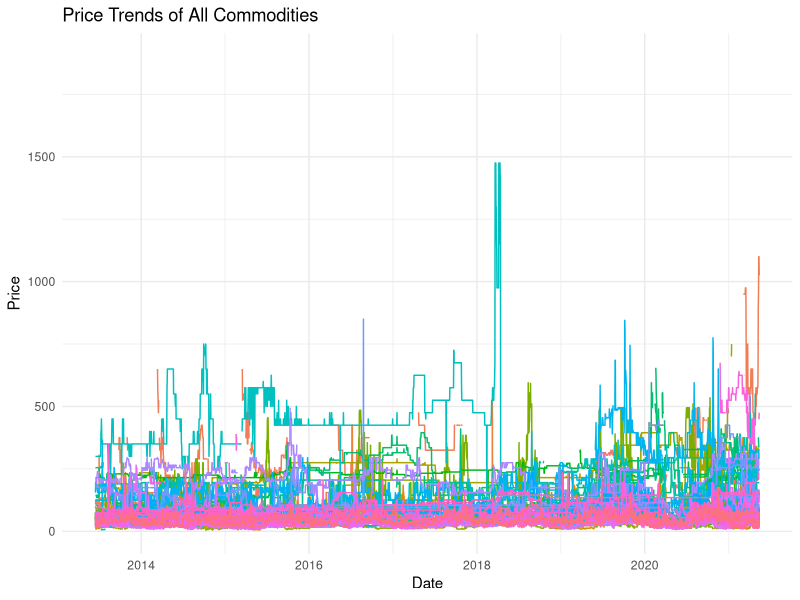
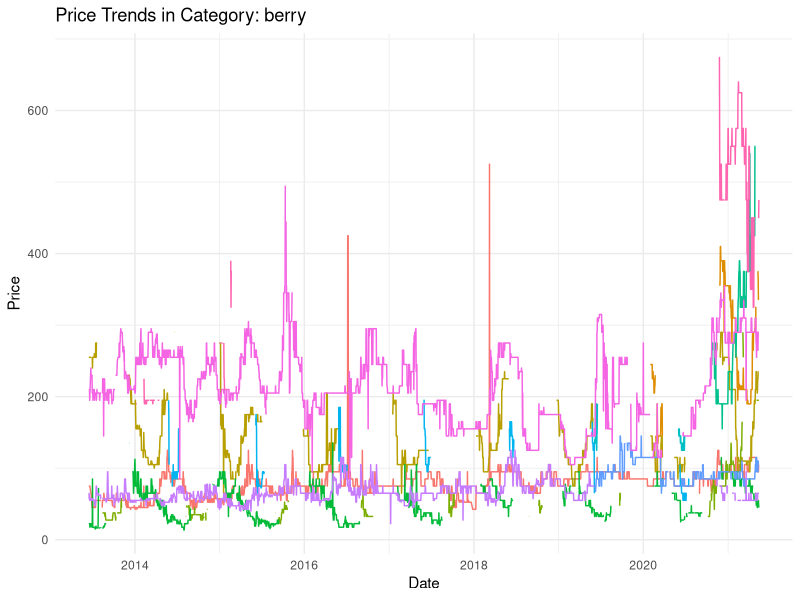
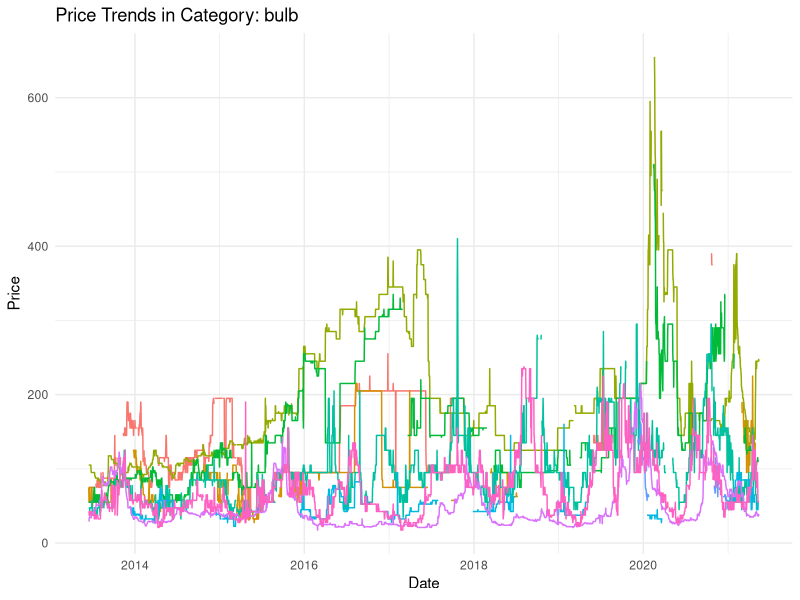
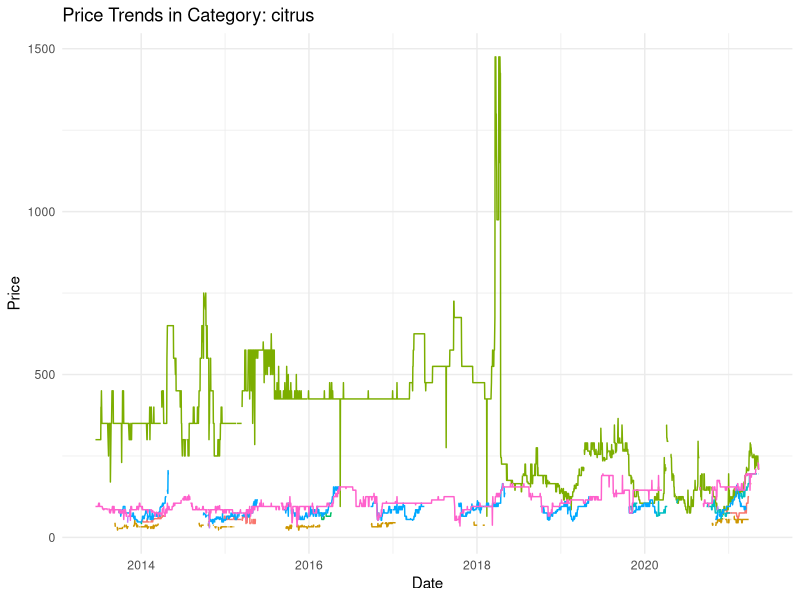
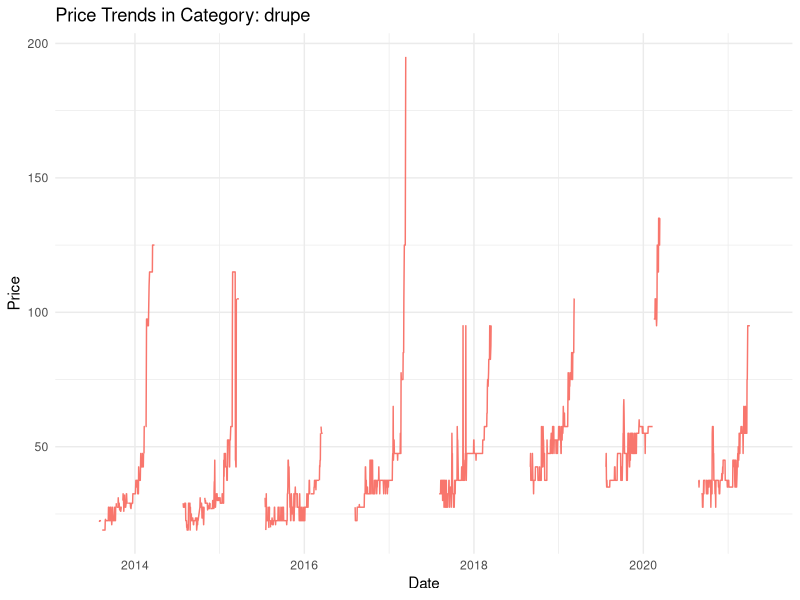
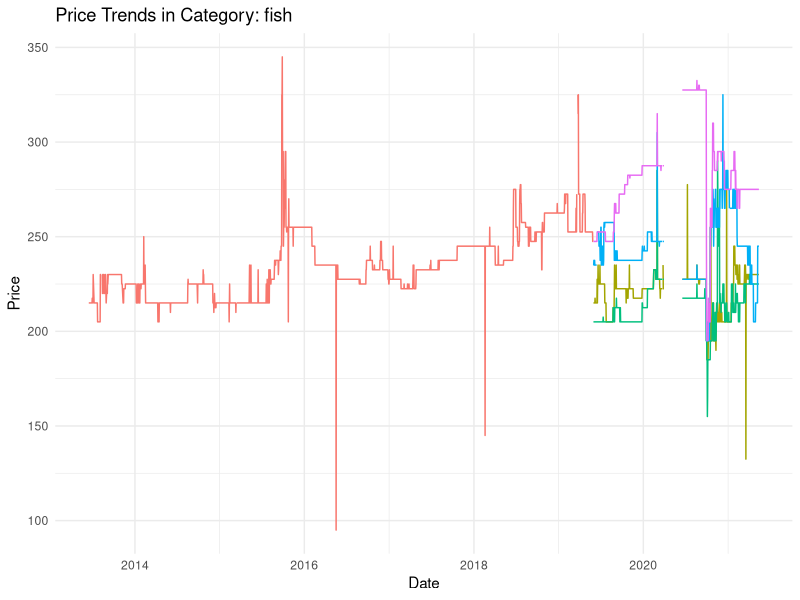
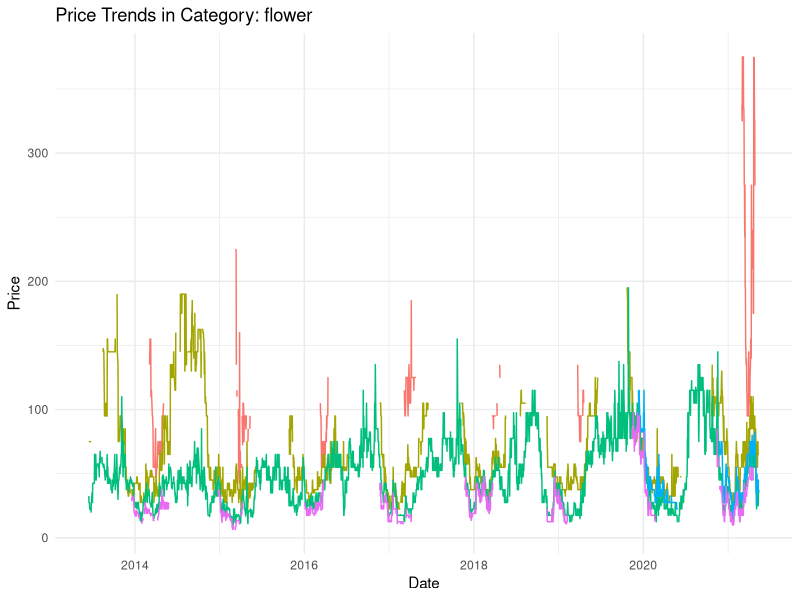
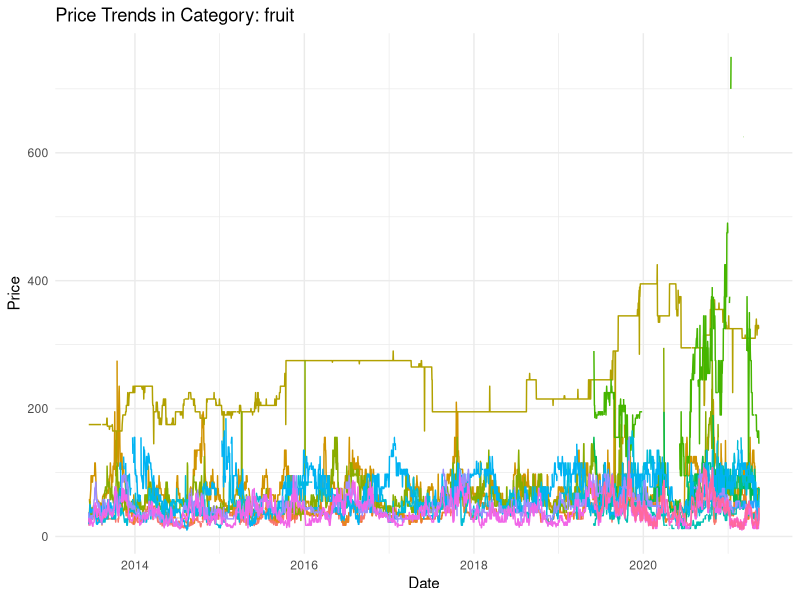

The R script that drew these images, in order:
## ---- chunk 1
library(ggplot2)
library(readr)
library(tidyr)
library(dplyr)

# Read the CSV file
data <- read_csv("../../ProcessedData/final_vegePrice0.csv")

# Convert the data from wide to long format
long_data <- data %>%
  pivot_longer(cols = starts_with("20"), names_to = "Date", values_to = "Price") %>%
  mutate(Date = as.Date(Date))

# Plotting all commodities
ggplot(long_data, aes(x = Date, y = Price, group = Commodity, color = Commodity)) +
  geom_line() +
  theme_minimal() +
  labs(title = "Price Trends of All Commodities",
       x = "Date",
       y = "Price") +
  theme(legend.position="none")
## ---- chunk 2
# Creating multiple plots, one for each category
plots <- long_data %>%
  group_by(Category) %>%
  do(plot = ggplot(., aes(x = Date, y = Price, group = Commodity, color = Commodity)) +
              geom_line() +
              theme_minimal() +
              labs(title = paste("Price Trends in Category:", unique(.$Category)),
                   x = "Date",
                   y = "Price") +
              theme(legend.position="none"))

# Saving the plots to a list
plot_list <- lapply(plots$plot, print)

## ---- chunk 3

# Counting missing values per commodity
missing_values <- long_data %>%
  group_by(Commodity) %>%
  summarize(Missing = sum(is.na(Price)))

# Calculate the total number of dates
total_dates <- nrow(long_data) / n_distinct(long_data$Commodity)

# Adding percentage of missing data
missing_values <- missing_values %>%
  mutate(PercentMissing = (Missing / total_dates) * 100)

# Print the number of missing values and their percentage
print(missing_values)

## ---- chunk 4
print(long_data)
## ---- chunk 5
# Filter out commodities with more than 10% missing data
commodities_to_keep <- missing_values %>%
  filter(PercentMissing <= 10) %>%
  select(Commodity)

# Filter the long_data dataframe to only include the selected commodities
filtered_long_data <- long_data %>%
  filter(Commodity %in% commodities_to_keep$Commodity)

## ---- chunk 6
plots <- filtered_long_data %>%
  group_by(Category) %>%
  do(plot = ggplot(., aes(x = Date, y = Price, group = Commodity, color = Commodity)) +
              geom_line() +
              theme_minimal() +
              labs(title = paste("Price Trends in Category:", unique(.$Category)),
                   x = "Date",
                   y = "Price") +
              theme(legend.position="none"))

# Saving the plots to a list
plot_list <- lapply(plots$plot, print)
## ---- chunk 7
# Make dataframe for avg daily price
startDate <- min(filtered_long_data$Date, na.rm=TRUE)
endDate <- max(filtered_long_data$Date, na.rm=TRUE)

avgPrices <- data.frame("Date"=as.Date(character(), format="%Y-%m-%d"), "Price"=numeric(), stringsAsFactors=FALSE)
for (day in seq(startDate, endDate, by="1 day")) {
  prices <- filtered_long_data[filtered_long_data$Date == day, ]
  newRow <- data.frame(Date=as.Date(day, format="%Y-%m-%d"), Price=mean(prices$Price, na.rm=TRUE))
  avgPrices <- rbind(avgPrices, newRow)
}

head(avgPrices)
## ---- chunk 8
library(xts)
# Make timeseries object with avg prices
startYear <- as.numeric(format(startDate, "%Y"))
startDay <- as.numeric(format(startDate, "%j"))
avgPrices.ts <- ts(avgPrices$Price, start=c(startYear, startDay), frequency=365.25)
plot(avgPrices.ts)
## ---- chunk 9
# Create training and testing set
nTest = 500
nTrain = nrow(avgPrices) - nTest

avgPrices.train <- ts(avgPrices[1:nTrain,]$Price, start=c(startYear, startDay), frequency=365.25)

startDate.test <- startDate + nTrain
startYear.test <- as.numeric(format(startDate.test, "%Y"))
startDay.test <- as.numeric(format(startDate.test, "%j"))
avgPrices.test <- ts(avgPrices[(nTrain+1):(nTrain+nTest),]$Price, start=c(startYear.test, startDay.test), frequency=365.25)

# Plot to verify correct training/testing
plot(avgPrices.train)
lines(avgPrices.test, col=2)
